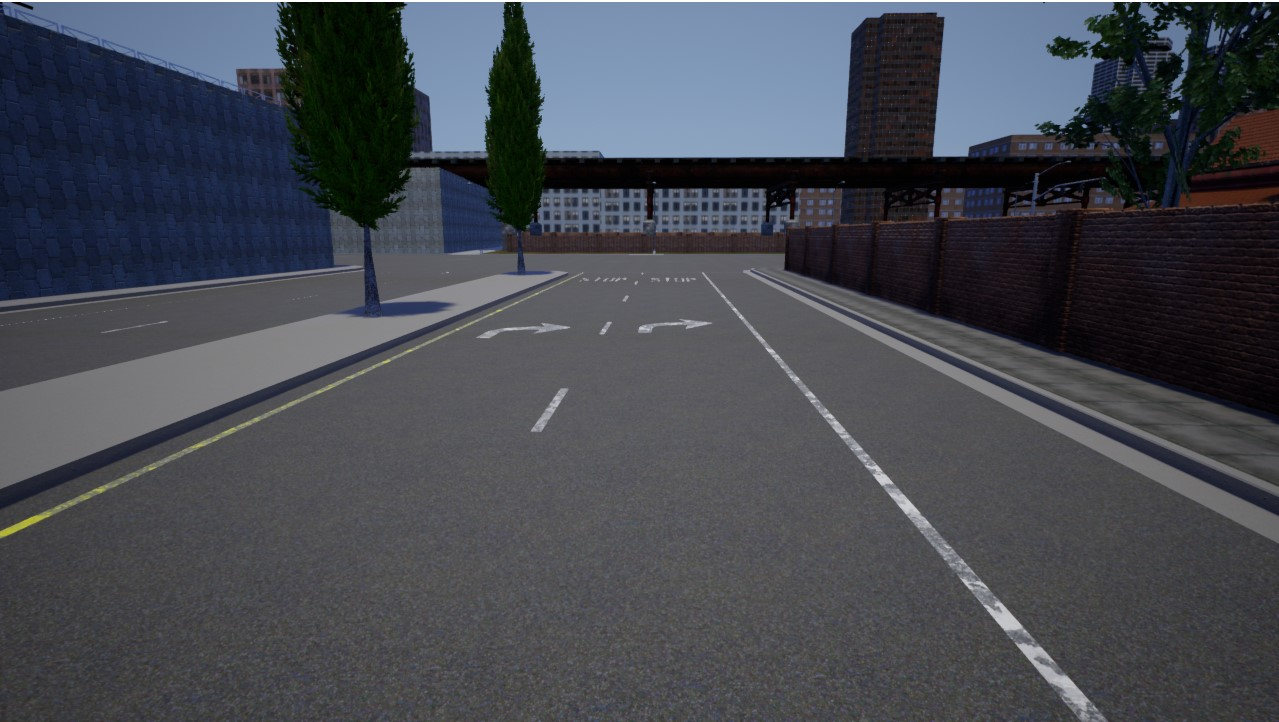
#> input picture Lane_detection/example.jpg, 1279 x 722 px
$ python color_value_testing.py
#> lines starting #> are read from the running program, lines starting #| are printed output that depends on the picture
from __future__ import print_function
import cv2 as cv
import argparse
import numpy as np

max_value = 255
B_value = round(255/3)
G_value = round(255/3)
R_value = round(255/3)
exponent_value = 10
threshold_value = 0
window_capture_name = 'Video Capture'
window_detection_name = 'Object Detection'


def B_value_change(val):
    global B_value
    B_value = val
    cv.setTrackbarPos("B", window_detection_name, val)


def G_value_change(val):
    global G_value
    G_value = val
    cv.setTrackbarPos("G", window_detection_name, val)


def R_value_change(val):
    global R_value
    R_value = val
    cv.setTrackbarPos("R", window_detection_name, val)


def exp_value_change(val):
    global exponent_value
    exponent_value = val
    cv.setTrackbarPos("Exponent", window_detection_name, val)


def threshold_value_change(val):
    global threshold_value
    threshold_value = val
    cv.setTrackbarPos("Threshold", window_detection_name, val)


cv.namedWindow(window_capture_name)
cv.namedWindow(window_detection_name)
cv.createTrackbar("B", window_detection_name, B_value, max_value, B_value_change)
cv.createTrackbar("G", window_detection_name, G_value, max_value, G_value_change)
cv.createTrackbar("R", window_detection_name, R_value, max_value, R_value_change)
cv.createTrackbar("Exponent", window_detection_name, exponent_value, 50, exp_value_change)
cv.createTrackbar("Threshold", window_detection_name, threshold_value, 255, threshold_value_change)

frame = cv.imread('example.jpg', cv.IMREAD_ANYCOLOR)
#> frame is the input picture: shape (722, 1279, 3); mean B, G, R 80.9, 73.3, 69.9
#frame = cv.cvtColor(frame, cv.COLOR_BGR2HSV)
cv.imshow(window_capture_name, frame)

while True:

    w = np.array([[[B_value/255, G_value/255, R_value/255]]])
    print(B_value, G_value, R_value)
    gray_img2 = cv.convertScaleAbs(np.sum(frame * w, axis=2))
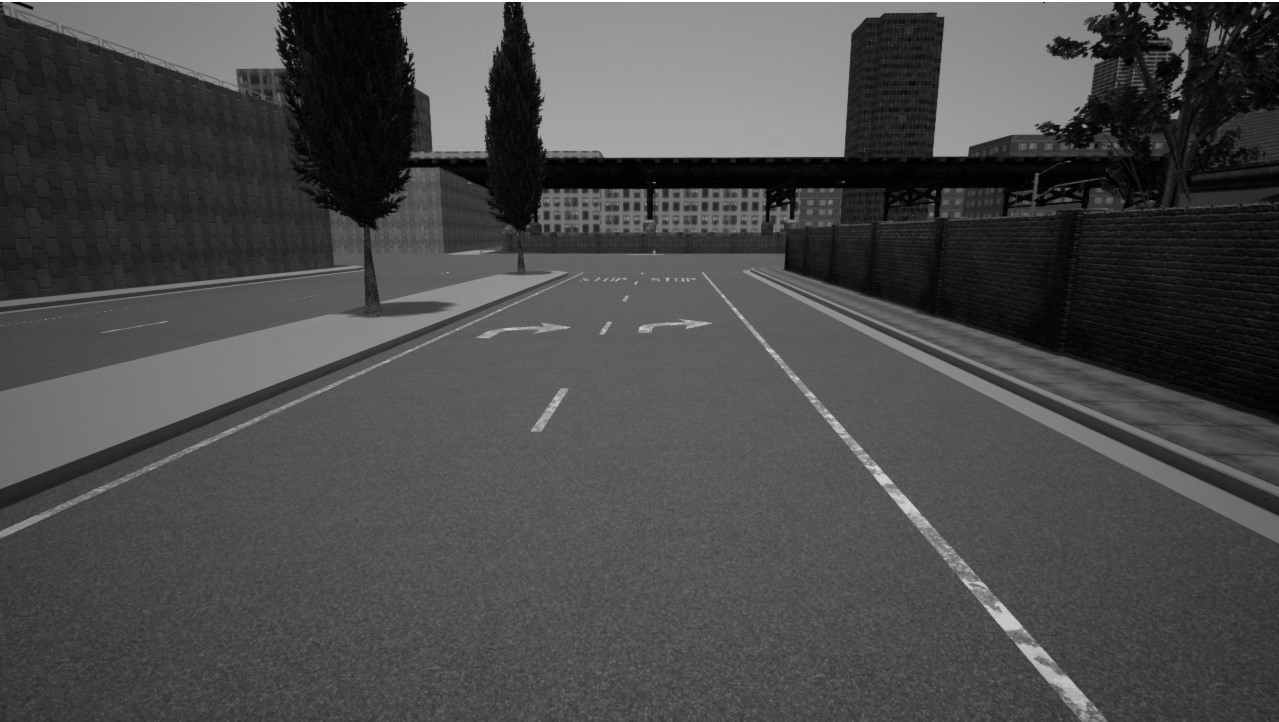
#> gray_img2: shape (722, 1279); min 0, max 255, mean 74.7

    # Darken grayscale image
    dark_gray_img2 = np.power(gray_img2.astype('uint16'), exponent_value/10)
    max_value = np.max(dark_gray_img2)
#> max_value = 255
    print("Max value:", max_value, "Exponent:", exponent_value)
#| Max value: 255.0 Exponent: 10

    dark_gray_img2 = np.round(np.multiply(np.divide(dark_gray_img2, max_value), 255)).astype('uint8')
    filtered_image = cv.inRange(dark_gray_img2, threshold_value, 255)
#> filtered_image: shape (722, 1279); every value is 255
    cv.imshow(window_detection_name, filtered_image)

    key = cv.waitKey(30)
#> (key q is pressed here)
    if key == ord('q') or key == 27:
        break
